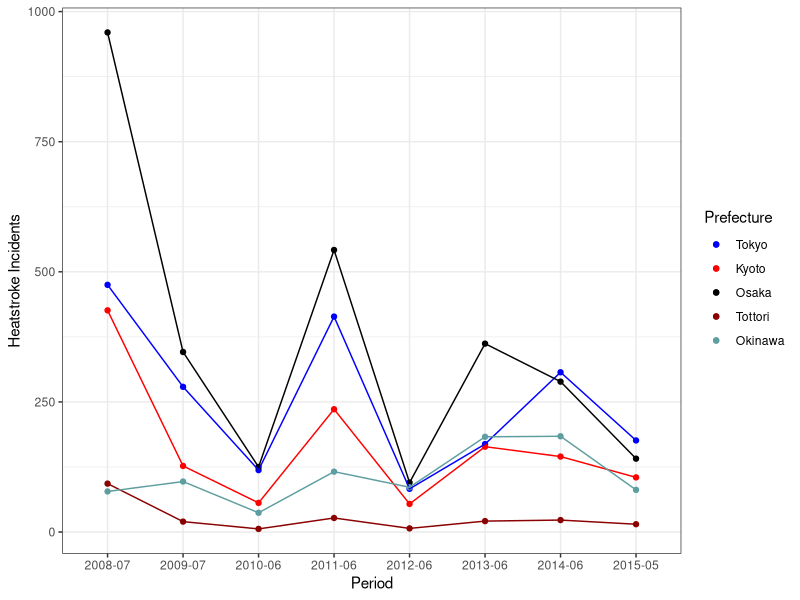

Recreate this plot in R.
#### Preamble ####
# Purpose: Generates Figure 5.
# Date: 14 February 2024
# License: MIT

library(tidyverse)
library(ggthemes)

data <- read_csv("data/analysis_data/stroke.csv")

data <- data |>
  group_by(period, prefecture_code) |>
  summarise(num = sum(people_transported, na.rm = TRUE)) |>
  ungroup()

data <- data |>
  filter(prefecture_code %in% c(13, 26, 27, 47, 31))

data$prefecture_code <- factor(data$prefecture_code)
plot <- data |>
  ggplot(
    aes(x = period, y = num, color = prefecture_code, group = prefecture_code)
  ) +
  scale_color_manual(values = c("blue", "red", "black", "red4", "cadetblue"),
                     labels = c("Tokyo", "Kyoto", "Osaka", "Tottori", "Okinawa")) +
  geom_point() +
  geom_line(key_glyph = "point") +
  theme_bw() +
  theme(panel.background = element_rect(fill = "white")) +
  labs(x = "Period", y = "Heatstroke Incidents", color = "Prefecture")


ggsave("other/figures/figure5.png", plot)